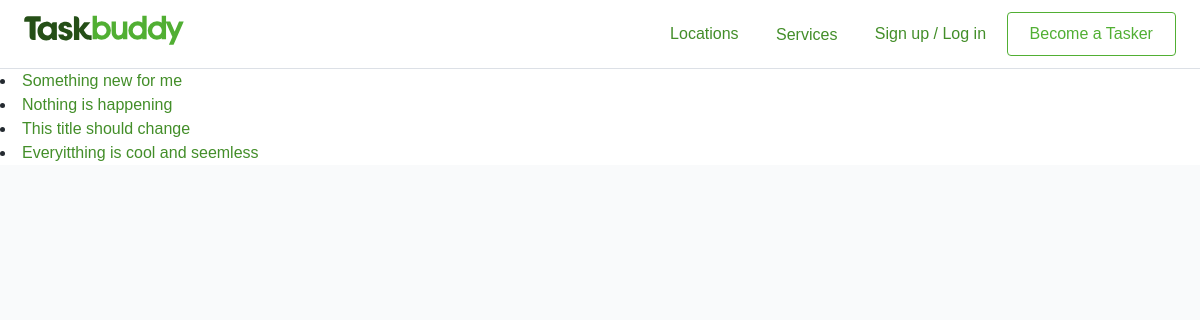
Page /tasks/all on the committed database.
### tasks/models.py (models this page shows, shortened)
class Task(models.Model):
    owner = models.ForeignKey(User, on_delete=models.CASCADE)
    title = models.CharField(max_length=110)
    description = models.TextField()

### tasks/views.py (the view)
# urls.py: path('tasks/all', taskListView, name="task_all"),
def taskListView(request):
    tasks = Task.objects.all()
    return render(request, "tasks/list.html", { "tasks": tasks})

### templates/tasks/list.html (shortened to what this page needs)
{% extends 'base.html' %}
{% load static %}
{% block content %}
  {% for task  in tasks %}
    <li>
        <a href="{% url 'task_update' task.id %}"> {{task.title}}</a>
    </li>
  {% endfor %}
{% endblock content %}

### rows in the picture
Task: title "Something new for me"
Task: title "Nothing is happening"
Task: title "This title should change"
Task: title "Everyitthing is cool and seemless"
